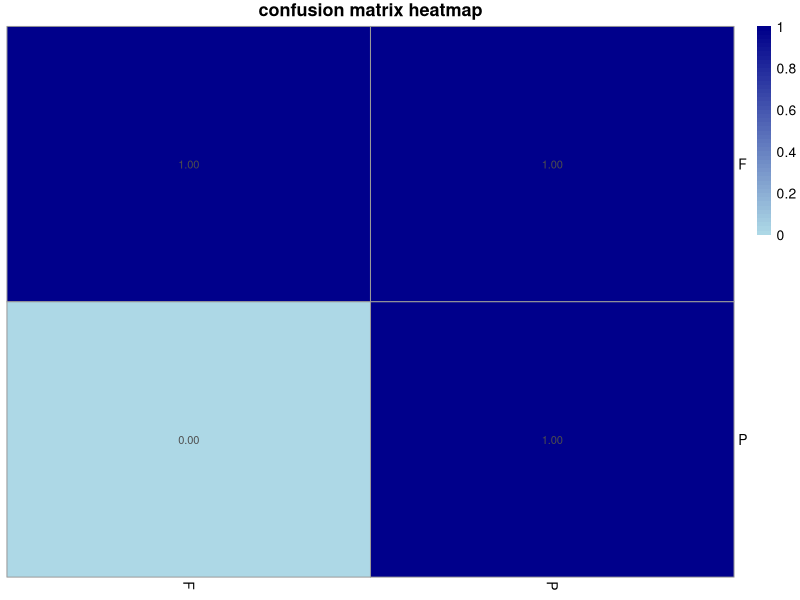
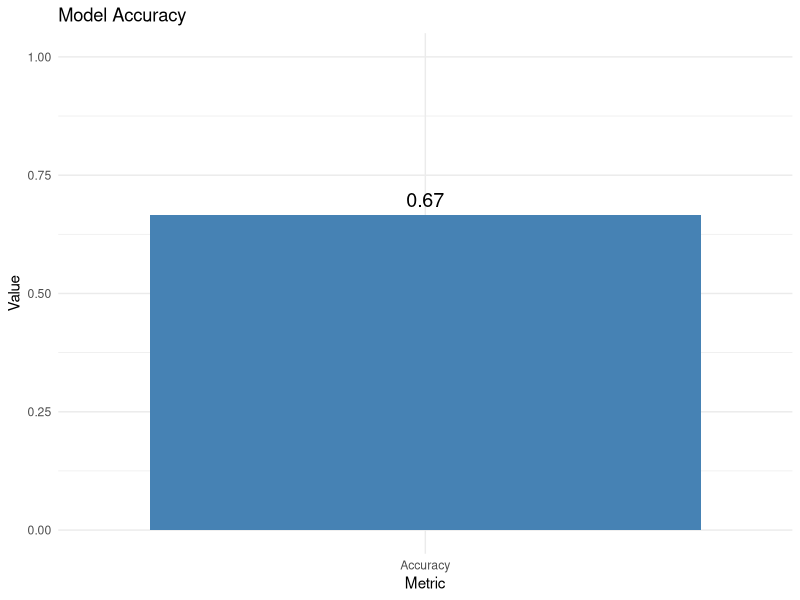

Generate these figures, in order, with R:
#experiment 9 : classification model
#(a) install and load relevant packages

install.packages("class")
install.packages("caret")
install.packages("ggplot2")
install.packages("pheatmap")

library(class)
library(caret)
library(ggplot2)
library(pheatmap)

#(b) create and preprocess dataset

df<-data.frame(
  id=c(1,2,3,4,5,6,7,8,9,10),
  age=c(19,29,15,21,23,17,16,18,15,20),
  sleep_hrs=c(6,7,4,5,6,7,8,9,6,7),
  study_hrs=c(5,4,4,6,3,2,1,2,4,3),
  play_hrs=c(2,3,8,4,2,5,6,3,4,1),
  gender=c('F','M','M','M','F','F','F','M','M','F'),
  result=c('P','P','P','P','F','F','F','F','P','P')
)
print(df)
df<-subset(df,select=-c(id))
df
df$gender<-as.numeric(factor(df$gender))
df

x_train<-df[1:7,-6]
y_train<-df[1:7,6]
x_test<-df[8:10,-6]
y_test<-df[8:10,6]

predict<-knn(train=x_train,test=x_test,cl=y_train,k=3)
print("predicted results:")
print(predict)

print("actual results:")
print(y_test)


#c
predict<-factor(predict)
y_test<-factor(y_test)
cm<-confusionMatrix(data=predict,reference=y_test)
print(cm)

cm_table<-as.table(cm$table)
pheatmap(as.matrix(cm_table),
         color=colorRampPalette(c("lightblue","darkblue"))(50),
         cluster_rows=FALSE,
         cluster_cols=FALSE,
         main="confusion matrix heatmap",
         display_numbers=TRUE)

accuracy <- as.numeric(cm$overall["Accuracy"])
acc_df <- data.frame(Metric = "Accuracy", Value = accuracy)

ggplot(acc_df, aes(x = Metric, y = Value)) +
  geom_bar(stat = "identity", fill = "steelblue") +
  geom_text(aes(label = sprintf("%.2f", Value)), vjust = -0.5, size = 5) +
  ylim(0, 1) +
  ggtitle("Model Accuracy") +
  theme_minimal()
